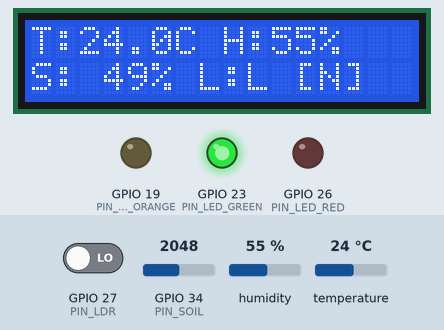
Recording of a sketch running on a simulated ESP32. Shown: 16×2 character LCD, output pins drawn as LEDs (lit = HIGH). Inputs (shaded band) come from the test bench; at power-on: temperature 24 °C, GPIO 34 (PIN_SOIL) = 2048, GPIO 27 (PIN_LDR) LOW, humidity 55 % (analog values on the 0–4095 scale). WiFi joins after 1.5 s; servers stay silent unless stated; uploads are accepted with an empty reply; what the sketch prints to the serial monitor is not drawn.

Above: at 3.8 s.
3.9 s: temperature set to 28 °C
At 8.2 s:
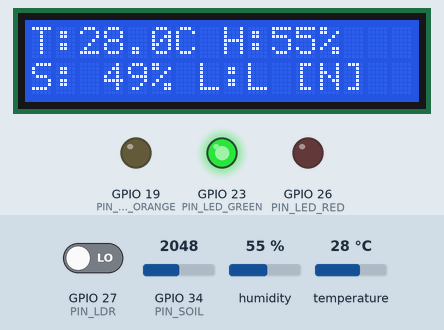
9.1 s: temperature set to 31 °C
At 13.9 s:
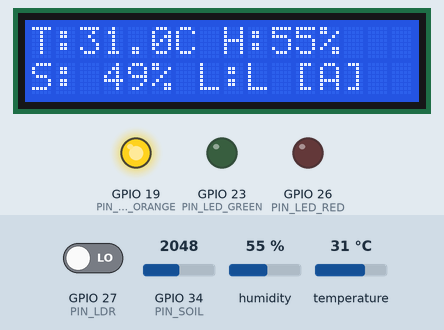
14.2 s: GPIO 34 (PIN_SOIL) set to 3955
At 18.2 s:
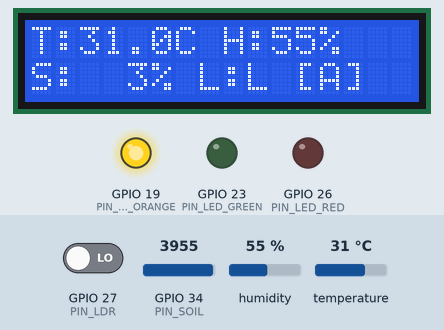
19.2 s: GPIO 34 (PIN_SOIL) set to 4061
At 23.4 s:
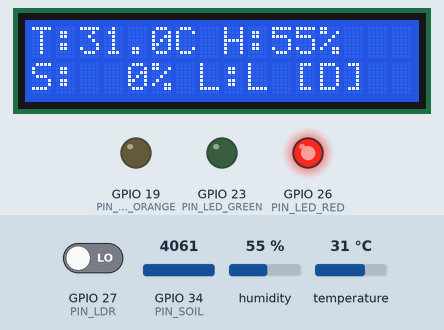
24.2 s: GPIO 27 (PIN_LDR) driven HIGH
At 28.6 s:
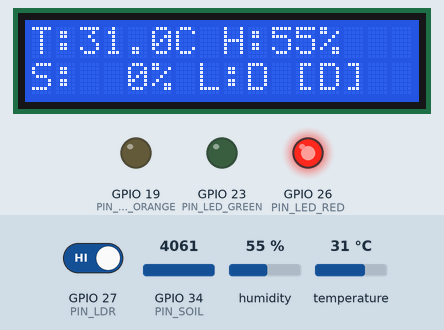
29.2 s: GPIO 34 (PIN_SOIL) set to 3603
At 33.8 s:
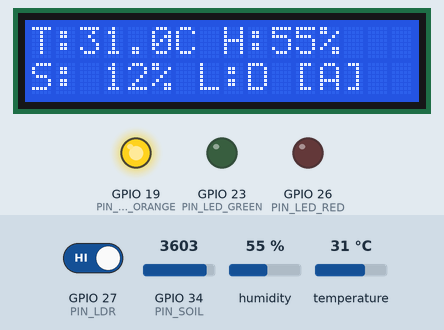
Timing chart, 0 to 35.2 s (numbered marks = the images above; inputs shaded):
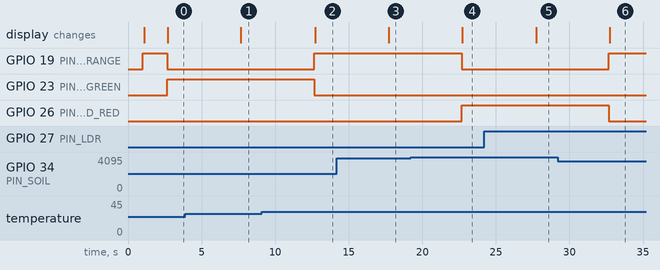

Measured:
- the behaviour switches between 29 and 30 °C on temperature (found by bisection; images 1 and 2)
- the behaviour switches between 3999 and 4000 on GPIO 34 (PIN_SOIL) (found by bisection; images 3 and 4)
- after the input at 3.9 s, the display: changes after 3.8 s (image 1)
- after the input at 9.1 s, GPIO 19 (PIN_LED_ORANGE): LOW → HIGH after 3.6 s; GPIO 23 (PIN_LED_GREEN): HIGH → LOW after 3.6 s; the display: changes after 3.6 s (image 2)
- after the input at 14.2 s, the display: changes after 3.5 s (image 3)
- after the input at 19.2 s, GPIO 19 (PIN_LED_ORANGE): HIGH → LOW after 3.5 s; GPIO 26 (PIN_LED_RED): LOW → HIGH after 3.5 s; the display: changes after 3.5 s (image 4)
- after the input at 24.2 s, the display: changes after 3.5 s (image 5)
- after the input at 29.2 s, GPIO 19 (PIN_LED_ORANGE): LOW → HIGH after 3.5 s; GPIO 26 (PIN_LED_RED): HIGH → LOW after 3.5 s; the display: changes after 3.5 s (image 6)

The sketch:

code_esp32.ino
```cpp
#include <Arduino.h>
#include <WiFi.h>
#include <HTTPClient.h>
#include <Wire.h>
#include <LiquidCrystal_I2C.h>
#include <DHTesp.h>
#include <math.h>

// Wi-Fi Credentials
#define FLORASENSE_WIFI_SSID     "ADNEN"
#define FLORASENSE_WIFI_PASSWORD "BEN ABDALLAH "

#define FLORASENSE_API_URL "http://192.168.137.1:3000/api/ingest"

// Ingestion Secret Token (Must match INGESTION_TOKEN in backend/.env)
#define FLORASENSE_INGEST_TOKEN  "bbd280debe8531a11d545a19ed419163913cb72de52ae071d0d9acb002dbb212"

// ============================================================
// 3. PIN CONFIGURATION
// ============================================================

constexpr uint8_t PIN_DHT11      = 5;
constexpr uint8_t PIN_SOIL       = 34;
constexpr uint8_t PIN_LDR        = 27;

constexpr uint8_t PIN_LED_GREEN  = 23;
constexpr uint8_t PIN_LED_ORANGE = 19;
constexpr uint8_t PIN_LED_RED    = 26;

constexpr uint8_t PIN_LCD_SDA    = 21;
constexpr uint8_t PIN_LCD_SCL    = 22;

constexpr uint8_t LCD_ADDRESS = 0x27;
constexpr uint8_t LCD_COLS = 16;
constexpr uint8_t LCD_ROWS = 2;

// ============================================================
// 4. SYSTEM SETTINGS
// ============================================================

constexpr uint32_t TELEMETRY_INTERVAL = 5000;
constexpr uint32_t WIFI_RETRY_INTERVAL = 10000;
constexpr uint32_t HTTP_TIMEOUT = 5000;

constexpr uint8_t ADC_SAMPLES = 10;

// ESP32 ADC: 0 to 4095
constexpr int ADC_MAX_VALUE = 4095;

// ============================================================
// 5. PLANT HEALTH THRESHOLDS
// ============================================================

constexpr float TEMP_DANGER_LOW  = 10.0;
constexpr float TEMP_ALERT_HIGH  = 30.0;
constexpr float TEMP_DANGER_HIGH = 35.0;

constexpr float HUM_ALERT_LOW  = 30.0;
constexpr float HUM_ALERT_HIGH = 80.0;

constexpr int SOIL_ALERT_ADC  = 3800;
constexpr int SOIL_DANGER_ADC = 4000;

// ============================================================
// 6. PLANT STATES
// ============================================================

enum PlantState {
  STATE_NORMAL = 0,
  STATE_ALERT  = 1,
  STATE_DANGER = 2
};

// ============================================================
// 7. GLOBAL OBJECTS
// ============================================================

DHTesp dht;

LiquidCrystal_I2C lcd(
  LCD_ADDRESS,
  LCD_COLS,
  LCD_ROWS
);

uint32_t lastTelemetryMs = 0;
uint32_t lastWifiCheckMs = 0;

// ============================================================
// 8. HELPER FUNCTIONS
// ============================================================

int clampValue(int value, int minimum, int maximum) {
  return constrain(value, minimum, maximum);
}

int readAveragedADC(uint8_t pin) {
  uint32_t total = 0;

  for (uint8_t i = 0; i < ADC_SAMPLES; i++) {
    total += analogRead(pin);
    delayMicroseconds(250);
  }

  return total / ADC_SAMPLES;
}

int calculateSoilPercentage(int adcValue) {
  int percentage = (int)(
    ((ADC_MAX_VALUE - adcValue) / 4095.0) * 100.0
  );

  return clampValue(percentage, 0, 100);
}

// ============================================================
// 9. PLANT HEALTH EVALUATION
// ============================================================

PlantState evaluatePlantHealth(
  bool dhtValid,
  float temperature,
  float humidity,
  int soilADC
) {

  // Critical conditions
  if (
    !dhtValid ||
    temperature < TEMP_DANGER_LOW ||
    temperature >= TEMP_DANGER_HIGH ||
    soilADC >= SOIL_DANGER_ADC
  ) {
    return STATE_DANGER;
  }

  // Warning conditions
  if (
    temperature >= TEMP_ALERT_HIGH ||
    humidity < HUM_ALERT_LOW ||
    humidity > HUM_ALERT_HIGH ||
    soilADC >= SOIL_ALERT_ADC
  ) {
    return STATE_ALERT;
  }

  return STATE_NORMAL;
}

const char* getPlantStateName(PlantState state) {
  switch (state) {
    case STATE_NORMAL:
      return "NORMAL";

    case STATE_ALERT:
      return "ALERT";

    case STATE_DANGER:
      return "DANGER";

    default:
      return "UNKNOWN";
  }
}

// ============================================================
// 10. LED CONTROL
// ============================================================

void updateStatusLEDs(PlantState state) {

  digitalWrite(
    PIN_LED_GREEN,
    state == STATE_NORMAL ? HIGH : LOW
  );

  digitalWrite(
    PIN_LED_ORANGE,
    state == STATE_ALERT ? HIGH : LOW
  );

  digitalWrite(
    PIN_LED_RED,
    state == STATE_DANGER ? HIGH : LOW
  );
}

// ============================================================
// 11. LCD DISPLAY
// ============================================================

void printLCDLine(uint8_t row, const char* message) {

  lcd.setCursor(0, row);

  uint8_t count = 0;

  while (*message && count < LCD_COLS) {
    lcd.print(*message++);
    count++;
  }

  while (count < LCD_COLS) {
    lcd.print(' ');
    count++;
  }
}

void updateLCD(
  bool dhtValid,
  float temperature,
  float humidity,
  int soilADC,
  int lightValue,
  PlantState state
) {

  char line0[17];
  char line1[17];

  if (dhtValid) {
    snprintf(
      line0,
      sizeof(line0),
      "T:%4.1fC H:%2.0f%%",
      temperature,
      humidity
    );
  } else {
    snprintf(
      line0,
      sizeof(line0),
      "T:--.-C H:--%%"
    );
  }

  char statusChar =
    state == STATE_NORMAL ? 'N' :
    state == STATE_ALERT  ? 'A' : 'D';

  char lightChar = lightValue >= 2048 ? 'D' : 'L';

  int soilPercent = calculateSoilPercentage(soilADC);

  snprintf(
    line1,
    sizeof(line1),
    "S:%3d%% L:%c [%c]",
    soilPercent,
    lightChar,
    statusChar
  );

  printLCDLine(0, line0);
  printLCDLine(1, line1);
}

// ============================================================
// 12. WIFI CONNECTION
// ============================================================

void connectWiFi() {

  Serial.print("[FloraSense Wi-Fi] Connecting to: ");
  Serial.println(FLORASENSE_WIFI_SSID);

  WiFi.mode(WIFI_STA);
  WiFi.begin(
    FLORASENSE_WIFI_SSID,
    FLORASENSE_WIFI_PASSWORD
  );

  uint8_t attempts = 0;

  while (
    WiFi.status() != WL_CONNECTED &&
    attempts < 20
  ) {
    delay(500);
    Serial.print(".");
    attempts++;
  }

  Serial.println();

  if (WiFi.status() == WL_CONNECTED) {

    Serial.println("[Wi-Fi] Connected!");

    Serial.print("[Wi-Fi] ESP32 IP: ");
    Serial.println(WiFi.localIP());

  } else {

    Serial.println(
      "[Wi-Fi] Connection failed. Automatic retry enabled."
    );
  }
}

void maintainWiFiConnection() {

  if (WiFi.status() == WL_CONNECTED) {
    return;
  }

  uint32_t now = millis();

  if (now - lastWifiCheckMs >= WIFI_RETRY_INTERVAL) {

    lastWifiCheckMs = now;

    Serial.println("[Wi-Fi] Reconnecting...");

    WiFi.disconnect();
    WiFi.begin(
      FLORASENSE_WIFI_SSID,
      FLORASENSE_WIFI_PASSWORD
    );
  }
}

// ============================================================
// 13. BACKEND TELEMETRY
// ============================================================

bool transmitTelemetry(
  bool dhtValid,
  float temperature,
  float humidity,
  int soilADC,
  int lightValue,
  PlantState state
) {

  if (WiFi.status() != WL_CONNECTED) {

    Serial.println("[HTTP] Wi-Fi offline. Transmission skipped.");

    return false;
  }

  HTTPClient http;

  if (!http.begin(FLORASENSE_API_URL)) {

    Serial.println("[HTTP] Invalid API URL.");

    return false;
  }

 http.setTimeout(HTTP_TIMEOUT);

http.addHeader("Content-Type", "application/json");
http.addHeader("X-Ingestion-Token", FLORASENSE_INGEST_TOKEN);

  // Build JSON payload
  char payload[200];

  if (dhtValid) {

    snprintf(
      payload,
      sizeof(payload),
      "{\"temp\":%.1f,\"hum\":%.1f,\"soil\":%d,\"light\":%d,\"state\":%d}",
      temperature,
      humidity,
      soilADC,
      lightValue,
      (int)state
    );

  } else {

    snprintf(
      payload,
      sizeof(payload),
      "{\"temp\":null,\"hum\":null,\"soil\":%d,\"light\":%d,\"state\":%d}",
      soilADC,
      lightValue,
      (int)state
    );
  }

  Serial.println("[HTTP] Sending telemetry...");
  Serial.println(payload);

  int httpCode = http.POST(payload);

  String response;

  if (httpCode > 0) {
    response = http.getString();
  } else {
    response = http.errorToString(httpCode);
  }

  http.end();

  if (
    httpCode == 200 ||
    httpCode == 201 ||
    httpCode == 202
  ) {

    Serial.printf(
      "[HTTP] SUCCESS - Code: %d\n",
      httpCode
    );

    Serial.println(response);

    return true;
  }

  if (httpCode == 401) {

    Serial.println(
      "[HTTP 401] Authentication failed. Check your token."
    );

  } else {

    Serial.printf(
      "[HTTP ERROR] Code: %d\n",
      httpCode
    );

    Serial.println(response);
  }

  return false;
}

// ============================================================
// 14. SENSOR READING
// ============================================================

void processSensorReadings() {

  // Read soil moisture sensor
  int soilADC = readAveragedADC(PIN_SOIL);

  soilADC = clampValue(
    soilADC,
    0,
    ADC_MAX_VALUE
  );

  // Read LDR digital output
  int ldrValue = digitalRead(PIN_LDR);

  // Assumption: HIGH = Dark, LOW = Light
  int lightValue =
    (ldrValue == HIGH) ? 4095 : 0;

  // Read DHT11
  TempAndHumidity climate =
    dht.getTempAndHumidity();

  bool dhtValid =
    !isnan(climate.temperature) &&
    !isnan(climate.humidity) &&
    climate.humidity >= 0 &&
    climate.humidity <= 100;

  // Evaluate plant health
  PlantState plantState = evaluatePlantHealth(
    dhtValid,
    climate.temperature,
    climate.humidity,
    soilADC
  );

  // Update physical indicators
  updateStatusLEDs(plantState);

  updateLCD(
    dhtValid,
    climate.temperature,
    climate.humidity,
    soilADC,
    lightValue,
    plantState
  );

  // Serial diagnostics
  Serial.println();
  Serial.println("======================================");
  Serial.println("       FLORASENSE SENSOR DATA");
  Serial.println("======================================");

  if (dhtValid) {

    Serial.printf(
      "Temperature: %.1f C\n",
      climate.temperature
    );

    Serial.printf(
      "Humidity: %.1f %%\n",
      climate.humidity
    );

  } else {

    Serial.println("DHT11: SENSOR ERROR");
  }

  Serial.printf(
    "Soil ADC: %d\n",
    soilADC
  );

  Serial.printf(
    "Soil Moisture: %d %%\n",
    calculateSoilPercentage(soilADC)
  );

  Serial.printf(
    "Light: %s\n",
    lightValue == 4095 ? "DARK" : "LIGHT"
  );

  Serial.printf(
    "Plant State: %s\n",
    getPlantStateName(plantState)
  );

  if (WiFi.status() == WL_CONNECTED) {
    Serial.print("Wi-Fi IP: ");
    Serial.println(WiFi.localIP());
  } else {
    Serial.println("Wi-Fi: DISCONNECTED");
  }

  Serial.println("======================================");

  // Send real sensor readings to backend
  transmitTelemetry(
    dhtValid,
    climate.temperature,
    climate.humidity,
    soilADC,
    lightValue,
    plantState
  );
}

// ============================================================
// 15. SETUP
// ============================================================

void setup() {

  Serial.begin(115200);

  delay(1000);

  Serial.println();
  Serial.println("======================================");
  Serial.println(" FloraSense Smart Agriculture System");
  Serial.println(" ESP32 Initialization");
  Serial.println("======================================");

  // Configure pins
  pinMode(PIN_LED_GREEN, OUTPUT);
  pinMode(PIN_LED_ORANGE, OUTPUT);
  pinMode(PIN_LED_RED, OUTPUT);

  pinMode(PIN_SOIL, INPUT);
  pinMode(PIN_LDR, INPUT);

  // Initial LED state
  digitalWrite(PIN_LED_GREEN, LOW);
  digitalWrite(PIN_LED_ORANGE, HIGH);
  digitalWrite(PIN_LED_RED, LOW);

  // Configure ADC
  analogReadResolution(12);

  // Configure I2C LCD
  Wire.begin(
    PIN_LCD_SDA,
    PIN_LCD_SCL
  );

  lcd.begin(
    LCD_COLS,
    LCD_ROWS
  );

  lcd.setBacklight(HIGH);
  lcd.clear();

  printLCDLine(0, "FloraSense IoT");
  printLCDLine(1, "Initializing...");

  // Initialize DHT11
  dht.setup(
    PIN_DHT11,
    DHTesp::DHT11
  );

  // Connect Wi-Fi
  connectWiFi();

  if (WiFi.status() == WL_CONNECTED) {

    printLCDLine(0, "FloraSense Ready");
    printLCDLine(1, "Wi-Fi Connected");

  } else {

    printLCDLine(0, "FloraSense Ready");
    printLCDLine(1, "Wi-Fi Offline");
  }

  Serial.println("[FloraSense] Initialization complete.");

  // First telemetry cycle begins immediately
  lastTelemetryMs = millis() - TELEMETRY_INTERVAL;
}

// ============================================================
// 16. MAIN LOOP
// ============================================================

void loop() {

  maintainWiFiConnection();

  uint32_t now = millis();

  if (
    now - lastTelemetryMs >= TELEMETRY_INTERVAL
  ) {

    lastTelemetryMs = now;

    processSensorReadings();
  }

  delay(10);
}
```
